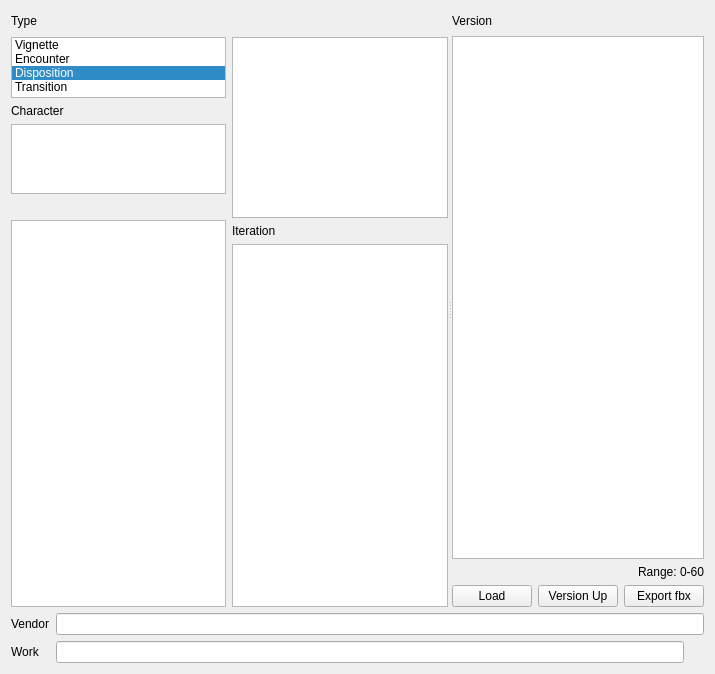
<?xml version="1.0" encoding="UTF-8"?>
<ui version="4.0">
 <class>Form</class>
 <widget class="QWidget" name="Form">
  <property name="geometry">
   <rect>
    <x>0</x>
    <y>0</y>
    <width>715</width>
    <height>674</height>
   </rect>
  </property>
  <property name="windowTitle">
   <string>ActionBrowserUi</string>
  </property>
  <layout class="QGridLayout" name="gridLayout">
   <item row="0" column="0">
    <layout class="QVBoxLayout" name="verticalLayout_4" stretch="0,0,0">
     <item>
      <widget class="QSplitter" name="splitter">
       <property name="orientation">
        <enum>Qt::Horizontal</enum>
       </property>
       <widget class="QWidget" name="layoutWidget">
        <layout class="QHBoxLayout" name="horizontalLayout">
         <item>
          <layout class="QVBoxLayout" name="verticalLayout" stretch="0,1,0,1,0,10">
           <item>
            <widget class="QLabel" name="label">
             <property name="minimumSize">
              <size>
               <width>0</width>
               <height>20</height>
              </size>
             </property>
             <property name="text">
              <string>Type</string>
             </property>
            </widget>
           </item>
           <item>
            <widget class="HListWidget" name="Type">
             <property name="enabled">
              <bool>true</bool>
             </property>
             <property name="maximumSize">
              <size>
               <width>16777215</width>
               <height>61</height>
              </size>
             </property>
             <property name="currentRow">
              <number>2</number>
             </property>
             <item>
              <property name="text">
               <string>Vignette</string>
              </property>
             </item>
             <item>
              <property name="text">
               <string>Encounter</string>
              </property>
             </item>
             <item>
              <property name="text">
               <string>Disposition</string>
              </property>
             </item>
             <item>
              <property name="text">
               <string>Transition</string>
              </property>
             </item>
            </widget>
           </item>
           <item>
            <widget class="QLabel" name="label_2">
             <property name="text">
              <string>Character</string>
             </property>
            </widget>
           </item>
           <item>
            <widget class="HListWidget" name="Character"/>
           </item>
           <item>
            <widget class="QLabel" name="NameLabel">
             <property name="text">
              <string>&lt;TypeName&gt;</string>
             </property>
            </widget>
           </item>
           <item>
            <widget class="HListWidget" name="Name"/>
           </item>
          </layout>
         </item>
         <item>
          <layout class="QVBoxLayout" name="verticalLayout_2" stretch="0,1,0,2">
           <item>
            <widget class="QLabel" name="DescLabel">
             <property name="minimumSize">
              <size>
               <width>0</width>
               <height>20</height>
              </size>
             </property>
             <property name="text">
              <string>&lt;TypeDesc&gt;</string>
             </property>
            </widget>
           </item>
           <item>
            <widget class="HListWidget" name="Desc"/>
           </item>
           <item>
            <widget class="QLabel" name="label_4">
             <property name="text">
              <string>Iteration</string>
             </property>
            </widget>
           </item>
           <item>
            <widget class="HListWidget" name="Iteration"/>
           </item>
          </layout>
         </item>
        </layout>
       </widget>
       <widget class="QWidget" name="layoutWidget">
        <layout class="QVBoxLayout" name="verticalLayout_3">
         <item>
          <layout class="QVBoxLayout" name="verticalLayout_5">
           <property name="spacing">
            <number>5</number>
           </property>
           <item>
            <layout class="QHBoxLayout" name="horizontalLayout_5">
             <property name="spacing">
              <number>0</number>
             </property>
             <item>
              <widget class="QLabel" name="label_8">
               <property name="text">
                <string>Version</string>
               </property>
              </widget>
             </item>
             <item>
              <widget class="QPushButton" name="PlaySeq">
               <property name="maximumSize">
                <size>
                 <width>20</width>
                 <height>20</height>
                </size>
               </property>
               <property name="toolTip">
                <string>Jump to current scene</string>
               </property>
               <property name="text">
                <string/>
               </property>
               <property name="icon">
                <iconset>
                 <normaloff>P:/global/code/pipeline/bootstrap/psycons/icon_packs/EMOJI/icon.2381.png</normaloff>P:/global/code/pipeline/bootstrap/psycons/icon_packs/EMOJI/icon.2381.png</iconset>
               </property>
               <property name="iconSize">
                <size>
                 <width>18</width>
                 <height>18</height>
                </size>
               </property>
               <property name="flat">
                <bool>true</bool>
               </property>
              </widget>
             </item>
             <item>
              <widget class="QPushButton" name="Magnet">
               <property name="maximumSize">
                <size>
                 <width>20</width>
                 <height>20</height>
                </size>
               </property>
               <property name="toolTip">
                <string>Jump to current scene</string>
               </property>
               <property name="text">
                <string/>
               </property>
               <property name="icon">
                <iconset>
                 <normaloff>P:/global/code/pipeline/bootstrap/psycons/icon_packs/EMOJI/icon.2277.png</normaloff>P:/global/code/pipeline/bootstrap/psycons/icon_packs/EMOJI/icon.2277.png</iconset>
               </property>
               <property name="iconSize">
                <size>
                 <width>18</width>
                 <height>18</height>
                </size>
               </property>
               <property name="flat">
                <bool>true</bool>
               </property>
              </widget>
             </item>
            </layout>
           </item>
           <item>
            <widget class="HListWidget" name="Work">
             <property name="iconSize">
              <size>
               <width>30</width>
               <height>30</height>
              </size>
             </property>
            </widget>
           </item>
          </layout>
         </item>
         <item>
          <widget class="QLabel" name="WorkLabel">
           <property name="text">
            <string>Range: 0-60</string>
           </property>
           <property name="alignment">
            <set>Qt::AlignRight|Qt::AlignTrailing|Qt::AlignVCenter</set>
           </property>
          </widget>
         </item>
         <item>
          <layout class="QHBoxLayout" name="horizontalLayout_2">
           <item>
            <widget class="QPushButton" name="Load">
             <property name="text">
              <string>Load</string>
             </property>
            </widget>
           </item>
           <item>
            <widget class="QPushButton" name="VersionUp">
             <property name="text">
              <string>Version Up</string>
             </property>
            </widget>
           </item>
           <item>
            <widget class="QPushButton" name="ExportFbx">
             <property name="text">
              <string>Export fbx</string>
             </property>
            </widget>
           </item>
          </layout>
         </item>
        </layout>
       </widget>
      </widget>
     </item>
     <item>
      <layout class="QHBoxLayout" name="horizontalLayout_4">
       <property name="spacing">
        <number>0</number>
       </property>
       <item>
        <widget class="QLabel" name="label_7">
         <property name="sizePolicy">
          <sizepolicy hsizetype="Preferred" vsizetype="Minimum">
           <horstretch>0</horstretch>
           <verstretch>0</verstretch>
          </sizepolicy>
         </property>
         <property name="minimumSize">
          <size>
           <width>45</width>
           <height>0</height>
          </size>
         </property>
         <property name="maximumSize">
          <size>
           <width>16777215</width>
           <height>20</height>
          </size>
         </property>
         <property name="text">
          <string>Vendor</string>
         </property>
        </widget>
       </item>
       <item>
        <widget class="QLineEdit" name="VendorMa">
         <property name="readOnly">
          <bool>true</bool>
         </property>
        </widget>
       </item>
      </layout>
     </item>
     <item>
      <layout class="QHBoxLayout" name="horizontalLayout_3">
       <property name="spacing">
        <number>0</number>
       </property>
       <item>
        <widget class="QLabel" name="label_6">
         <property name="minimumSize">
          <size>
           <width>45</width>
           <height>0</height>
          </size>
         </property>
         <property name="maximumSize">
          <size>
           <width>16777215</width>
           <height>20</height>
          </size>
         </property>
         <property name="text">
          <string>Work</string>
         </property>
        </widget>
       </item>
       <item>
        <widget class="QLineEdit" name="WorkPath">
         <property name="readOnly">
          <bool>true</bool>
         </property>
        </widget>
       </item>
       <item>
        <widget class="QPushButton" name="WorkBrowser">
         <property name="maximumSize">
          <size>
           <width>20</width>
           <height>20</height>
          </size>
         </property>
         <property name="toolTip">
          <string>Open browser in work dir</string>
         </property>
         <property name="text">
          <string/>
         </property>
         <property name="icon">
          <iconset>
           <normaloff>P:/global/code/pipeline/bootstrap/psycons/icon_packs/EMOJI/icon.2234.png</normaloff>P:/global/code/pipeline/bootstrap/psycons/icon_packs/EMOJI/icon.2234.png</iconset>
         </property>
         <property name="iconSize">
          <size>
           <width>14</width>
           <height>14</height>
          </size>
         </property>
         <property name="flat">
          <bool>true</bool>
         </property>
        </widget>
       </item>
      </layout>
     </item>
    </layout>
   </item>
  </layout>
 </widget>
 <customwidgets>
  <customwidget>
   <class>HListWidget</class>
   <extends>QListWidget</extends>
   <header>hlistwidget.h</header>
   <slots>
    <slot>blah()</slot>
    <slot>redraw()</slot>
   </slots>
  </customwidget>
 </customwidgets>
 <resources/>
 <connections/>
</ui>
